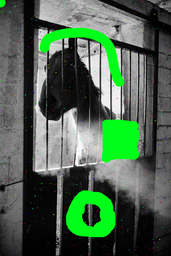
#> input picture dirty/horse_dirty.png, 171 x 256 px, shrunk from 533 x 800 before the run, found by its file name
$ python aufgabe1.py
#> lines starting #> are read from the running program, lines starting #| are printed output that depends on the picture; after the words box and inside, x2 and y2 are one past the last pixel; in counts of white or black regions, pixels touching at a corner belong together
from PIL import Image
import numpy as np

def isShadeOfGrey(value):
    return (value[0] == value[1] == value[2])

adjacentPixels = [
        [-1,-1],
        [-1, 0],
        [-1, 1],
        [ 0,-1],
        [ 0, 1],
        [ 1,-1],
        [ 1, 0],
        [ 1, 1]
    ]

def cleanPixelFromAdjacent(pixels, x, y, w, h):
    if (isShadeOfGrey(pixels[y,x])):
        return

    adjacentGreyColorValues = []
    for xDiff, yDiff in adjacentPixels:
        adjacentX = x+xDiff
        adjacentY = y+yDiff
        if (adjacentPixelIsInBounds(adjacentX, adjacentY, w, h)):
            adjacentValue = pixels[adjacentY][adjacentX]
            if (isShadeOfGrey(adjacentValue)):
                adjacentGreyColorValues.append(adjacentValue)

    if (len(adjacentGreyColorValues) == 0):
        return

    newPixelValue = 0
    for c in adjacentGreyColorValues:
        newPixelValue += c[0]
    newPixelValue = newPixelValue / len(adjacentGreyColorValues)

    pixelColor = pixels[y,x]
    pixelColor[0] = newPixelValue
    pixelColor[1] = newPixelValue
    pixelColor[2] = newPixelValue

def adjacentPixelIsInBounds(x,y,w,h):
    return (x >= 0 and x < w) and (y >= 0 and y < h)

def clean(pathFrom, pathTo):
    pic = Image.open(pathFrom)
#> pic is the input picture: PIL image 171x256 RGBA; mean R, G, B, A 76.3, 100.4, 78.5, 255
    w, h = pic.size
#> w = 171; h = 256
    pixels = np.array(pic)
    for x in range(w):
        for y in range(h):
            cleanPixelFromAdjacent(pixels, x, y, w, h)
#> this loop made 171 passes
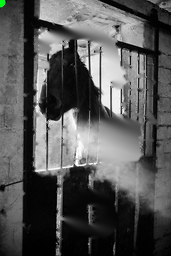
#> pixels: shape (256, 171, 4); mean R, G, B, A 85.2, 85.4, 85.2, 255
    picClean = Image.fromarray(pixels)
    picClean.save(pathTo)

clean('c:/Users/Matze/projects/JupyterNotebooks/dirty/horse_dirty.png', "c:/Users/Matze/projects/JupyterNotebooks/dirty/horse_clean.png")

$ run again, with dirty/enter_dirty.png copied over dirty/horse_dirty.png
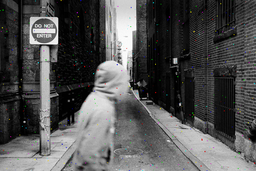
#> input picture dirty/enter_dirty.png, 256 x 171 px, shrunk from 800 x 533 before the run, found by its file name
#> in clean, pic is the input picture: PIL image 256x171 RGBA; mean R, G, B, A 81.5, 81.5, 81.5, 255
#> the loop in clean, `for x in range(w):` made 256 passes
#> after the loop in clean, `for x in range(w):`:
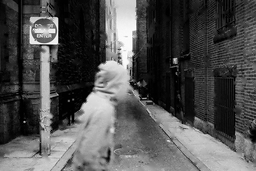
#> pixels: shape (171, 256, 4); 17.7% of pixels changed, all inside (x1, y1, x2, y2) = (0, 0, 256, 171)
